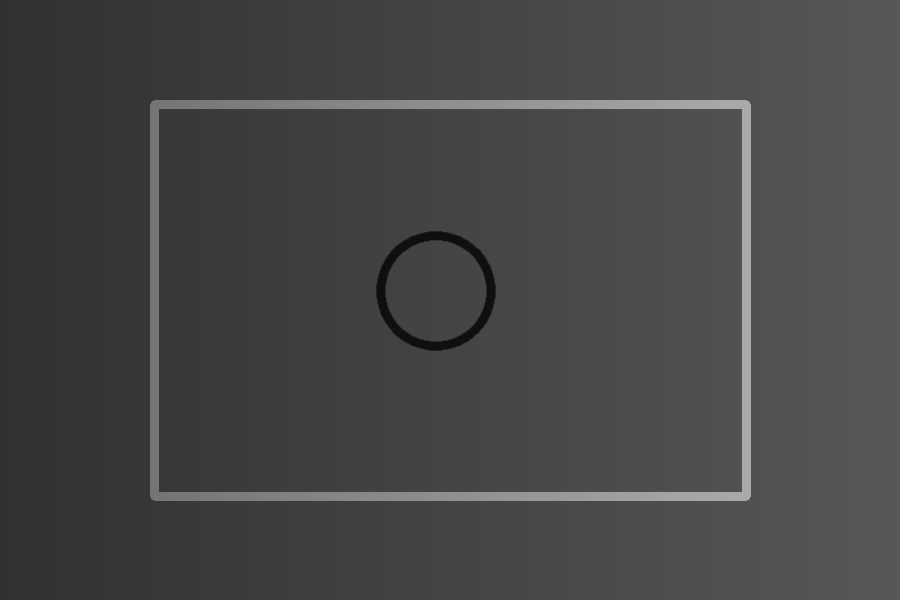
#> input picture tests/assets/dark.png, 900 x 600 px, given in place of the camera
$ python test_v2.py
#> lines starting #> are read from the running program, lines starting #| are printed output that depends on the picture; after the words box and inside, x2 and y2 are one past the last pixel; in counts of white or black regions, pixels touching at a corner belong together
### src/target_detector.py
"""Detect a circular mark enclosed by a rectangle or general quadrilateral.

The algorithm deliberately does not use colour. It is intended for Raspberry Pi
NoIR / infrared-sensitive cameras where visible red and green hues may be badly
shifted. Geometry and intensity edges are used instead.
"""

from __future__ import annotations

from dataclasses import dataclass
import math

import cv2
import numpy as np

from .models import Point


@dataclass(frozen=True, slots=True)
class Target:
    """Detected circle and its enclosing quadrilateral in original image pixels."""

    center: Point
    radius_px: float
    quadrilateral: tuple[Point, Point, Point, Point]
    confidence: float


@dataclass(frozen=True, slots=True)
class DetectionResult:
    targets: tuple[Target, ...]
    quadrilateral_count: int


class CircleInQuadrilateralDetector:
    """Geometry-only detector for a circle inside a four-sided marker."""

    def __init__(
        self,
        *,
        min_quad_area_ratio: float = 0.01,
        max_quad_area_ratio: float = 0.95,
        min_circle_radius_px: int = 6,
    ) -> None:
        if not 0 < min_quad_area_ratio < max_quad_area_ratio <= 1:
            raise ValueError("Invalid quadrilateral area limits.")
        if min_circle_radius_px < 2:
            raise ValueError("min_circle_radius_px must be at least 2.")
        self.min_quad_area_ratio = min_quad_area_ratio
        self.max_quad_area_ratio = max_quad_area_ratio
        self.min_circle_radius_px = min_circle_radius_px

    @staticmethod
    def to_gray(frame: np.ndarray) -> np.ndarray:
        """Convert a camera frame to intensity without relying on RGB/BGR order."""
        if not isinstance(frame, np.ndarray) or frame.size == 0:
            raise ValueError("Expected a non-empty NumPy image.")
        if frame.ndim == 2:
            if frame.dtype != np.uint8:
                return np.clip(frame, 0, 255).astype(np.uint8)
            return frame.copy()
        if frame.ndim != 3 or frame.shape[2] < 3:
            raise ValueError("Expected a grayscale or 3-channel image.")

        # Mean intensity is intentionally channel-order agnostic. This makes the
        # detector robust to RGB/BGR differences and to the strong colour cast of
        # infrared-sensitive cameras.
        return np.mean(frame[..., :3].astype(np.float32), axis=2).astype(np.uint8)

    @staticmethod
    def _order_quad(points: np.ndarray) -> np.ndarray:
        points = np.asarray(points, dtype=np.float32).reshape(4, 2)
        center = points.mean(axis=0)
        angles = np.arctan2(points[:, 1] - center[1], points[:, 0] - center[0])
        ordered = points[np.argsort(angles)]

        # Rotate so the first point is the top-left approximation.
        start = np.argmin(ordered[:, 0] + ordered[:, 1])
        ordered = np.roll(ordered, -int(start), axis=0)

        # Ensure TL, TR, BR, BL winding.
        if ordered[1, 0] < ordered[-1, 0]:
            ordered = ordered[[0, 3, 2, 1]]
        return ordered.astype(np.float32)

    def _preprocess(self, gray: np.ndarray) -> tuple[np.ndarray, np.ndarray]:
        clahe = cv2.createCLAHE(clipLimit=2.0, tileGridSize=(8, 8))
        enhanced = clahe.apply(gray)
        blurred = cv2.GaussianBlur(enhanced, (5, 5), 1.1)

        median = float(np.median(blurred))
        lower = int(max(20, 0.55 * median))
        upper = int(min(220, max(lower + 30, 1.35 * median)))
        edges = cv2.Canny(blurred, lower, upper)
        kernel = cv2.getStructuringElement(cv2.MORPH_RECT, (3, 3))
        edges = cv2.morphologyEx(edges, cv2.MORPH_CLOSE, kernel, iterations=2)
        return enhanced, edges

    def _find_quadrilaterals(self, edges: np.ndarray) -> list[np.ndarray]:
        height, width = edges.shape
        frame_area = float(width * height)
        min_area = frame_area * self.min_quad_area_ratio
        max_area = frame_area * self.max_quad_area_ratio

        contours, _ = cv2.findContours(edges, cv2.RETR_LIST, cv2.CHAIN_APPROX_SIMPLE)
        quads: list[np.ndarray] = []

        for contour in contours:
            perimeter = cv2.arcLength(contour, True)
            if perimeter < 40:
                continue
            polygon = cv2.approxPolyDP(contour, 0.025 * perimeter, True)
            if len(polygon) != 4 or not cv2.isContourConvex(polygon):
                continue
            area = abs(cv2.contourArea(polygon))
            if not min_area <= area <= max_area:
                continue

            ordered = self._order_quad(polygon[:, 0, :])
            side_lengths = np.linalg.norm(np.roll(ordered, -1, axis=0) - ordered, axis=1)
            if side_lengths.min() < 20:
                continue

            # Reject extremely needle-like quadrilaterals.
            if side_lengths.max() / side_lengths.min() > 8.0:
                continue

            center = ordered.mean(axis=0)
            duplicate = False
            for previous in quads:
                previous_center = previous.mean(axis=0)
                if np.linalg.norm(center - previous_center) < 10:
                    previous_area = abs(cv2.contourArea(previous))
                    if previous_area > 0 and 0.75 < area / previous_area < 1.35:
                        duplicate = True
                        break
            if not duplicate:
                quads.append(ordered)

        return sorted(quads, key=lambda q: abs(cv2.contourArea(q)), reverse=True)

    @staticmethod
    def _warp_quad(gray: np.ndarray, quad: np.ndarray) -> tuple[np.ndarray, np.ndarray]:
        tl, tr, br, bl = quad
        top = np.linalg.norm(tr - tl)
        bottom = np.linalg.norm(br - bl)
        left = np.linalg.norm(bl - tl)
        right = np.linalg.norm(br - tr)

        width = int(np.clip(round(max(top, bottom)), 80, 900))
        height = int(np.clip(round(max(left, right)), 80, 900))
        destination = np.array(
            [[0, 0], [width - 1, 0], [width - 1, height - 1], [0, height - 1]],
            dtype=np.float32,
        )
        transform = cv2.getPerspectiveTransform(quad, destination)
        warped = cv2.warpPerspective(gray, transform, (width, height))
        return warped, transform

    def _find_circles(self, warped: np.ndarray) -> list[tuple[float, float, float, float]]:
        h, w = warped.shape
        if min(h, w) < 40:
            return []

        work = cv2.GaussianBlur(warped, (5, 5), 1.2)
        edges = cv2.Canny(work, 35, 110)
        edges = cv2.morphologyEx(
            edges,
            cv2.MORPH_CLOSE,
            cv2.getStructuringElement(cv2.MORPH_ELLIPSE, (3, 3)),
            iterations=1,
        )

        contours, _ = cv2.findContours(edges, cv2.RETR_LIST, cv2.CHAIN_APPROX_NONE)
        image_area = float(w * h)
        candidates: list[tuple[float, float, float, float]] = []

        for contour in contours:
            if len(contour) < 12:
                continue
            area = abs(cv2.contourArea(contour))
            if area < max(60.0, image_area * 0.001) or area > image_area * 0.35:
                continue
            perimeter = cv2.arcLength(contour, True)
            if perimeter <= 0:
                continue
            circularity = 4.0 * math.pi * area / (perimeter * perimeter)

            # The prompt requested 0.75 to 1.2 for circularity
            if not (0.75 <= circularity <= 1.2):
                continue

            M = cv2.moments(contour)
            if M["m00"] == 0:
                continue

            x = M["m10"] / M["m00"]
            y = M["m01"] / M["m00"]
            radius = math.sqrt(area / math.pi)

            if radius < self.min_circle_radius_px or radius > min(w, h) * 0.42:
                continue

            margin = max(4.0, radius * 0.20)
            if x - radius <= margin or y - radius <= margin or x + radius >= w - margin or y + radius >= h - margin:
                continue

            # We use circularity as our confidence score
            score = float(min(1.0, circularity) if circularity <= 1.0 else 1.0 / circularity)
            candidates.append((float(x), float(y), float(radius), score))

        return candidates

    def detect(self, frame: np.ndarray, *, largest_only: bool = False) -> DetectionResult:
        gray = self.to_gray(frame)
        _, edges = self._preprocess(gray)
        quadrilaterals = self._find_quadrilaterals(edges)

        targets: list[Target] = []
        for quad in quadrilaterals[:1] if largest_only else quadrilaterals:
            warped, transform = self._warp_quad(gray, quad)
            circles = self._find_circles(warped)

            for circle in circles:
                x, y, radius, confidence = circle
                inverse = np.linalg.inv(transform)
                point = np.array([[[x, y]]], dtype=np.float32)
                center_original = cv2.perspectiveTransform(point, inverse)[0, 0]

                # Radius is mapped approximately using a second point on the x axis.
                radius_point = np.array([[[x + radius, y]]], dtype=np.float32)
                radius_original = cv2.perspectiveTransform(radius_point, inverse)[0, 0]
                radius_px = float(np.linalg.norm(radius_original - center_original))

                quad_points = tuple(Point(float(px), float(py)) for px, py in quad)
                targets.append(
                    Target(
                        center=Point(float(center_original[0]), float(center_original[1])),
                        radius_px=radius_px,
                        quadrilateral=quad_points,  # type: ignore[arg-type]
                        confidence=confidence,
                    )
                )

        # De-duplicate nested/duplicate edge contours describing the same marker.
        unique: list[Target] = []
        for candidate in sorted(targets, key=lambda t: t.confidence, reverse=True):
            if any(
                math.hypot(candidate.center.x - old.center.x, candidate.center.y - old.center.y)
                < max(10.0, min(candidate.radius_px, old.radius_px) * 0.5)
                for old in unique
            ):
                continue
            unique.append(candidate)

        return DetectionResult(tuple(unique), len(quadrilaterals))

    # [8 lines left out: function detect_circle, not called in this run]


def annotate(frame: np.ndarray, result: DetectionResult, telemetry_lines: list[str] | None = None) -> np.ndarray:
    """Draw only the detected quadrilateral/circle geometry and telemetry for testing."""
    if frame.ndim == 2:
        output = cv2.cvtColor(frame, cv2.COLOR_GRAY2BGR)
    else:
        output = frame.copy()

    for target in result.targets:
        quad = np.array(
            [[[round(point.x), round(point.y)]] for point in target.quadrilateral],
            dtype=np.int32,
        )
        # Quad green
        cv2.polylines(output, [quad], True, (0, 255, 0), 2)
        center = (round(target.center.x), round(target.center.y))
        # Circle red
        cv2.circle(output, center, max(2, round(target.radius_px)), (0, 0, 255), 2)
        # Center red dot
        cv2.drawMarker(output, center, (0, 0, 255), cv2.MARKER_CROSS, 14, 2)

        cv2.putText(
            output,
            f"circle ({center[0]}, {center[1]}) {target.confidence:.2f}",
            (max(0, center[0] - 90), max(18, center[1] - round(target.radius_px) - 10)),
            cv2.FONT_HERSHEY_SIMPLEX,
            0.5,
            (0, 0, 255),
            1,
            cv2.LINE_AA,
        )

    if telemetry_lines:
        for idx, line in enumerate(telemetry_lines):
            y = 30 + (idx * 25)
            cv2.putText(
                output,
                line,
                (15, y),
                cv2.FONT_HERSHEY_SIMPLEX,
                0.7,
                (255, 255, 255),
                2,
                cv2.LINE_AA,
            )

    return output

### test_v2.py
import cv2
from src.target_detector import CircleInQuadrilateralDetector, annotate

def run_test():
    detector = CircleInQuadrilateralDetector()
    cap = cv2.VideoCapture(0)

    if not cap.isOpened():
        print("Webcam not found, using demo scene...")
        from main import make_demo
        frame = make_demo()
        is_demo = True
    else:
        is_demo = False

    window_name = "Drone Vision"
    cv2.namedWindow(window_name, cv2.WINDOW_NORMAL)

    print(f"Starting native UI test. Press 'q' or 'Esc' to exit.")

    last_target_count = -1

    while True:
        if not is_demo:
            ret, frame = cap.read()
#> frame is the input picture: shape (600, 900, 3); min 14, max 170, mean 70.4
            if not ret:
                print("Failed to grab frame")
                break

        # We can simulate some telemetry
        telemetry = [
            "STATE: SCANNING",
            "AGL: 12.50 m",
            "GPS: 50.000000, 14.000000"
        ]

        result = detector.detect(frame)
#> in _preprocess, `median = float(np.median(blurred))`: median = 73
#> in _preprocess, `lower = int(max(20, 0.55 * median))`: lower = 40
#> in _preprocess, `upper = int(min(220, max(lower + 30, 1.35 * median)))`: upper = 98
#> in _preprocess, `edges = cv2.Canny(blurred, lower, upper)`:
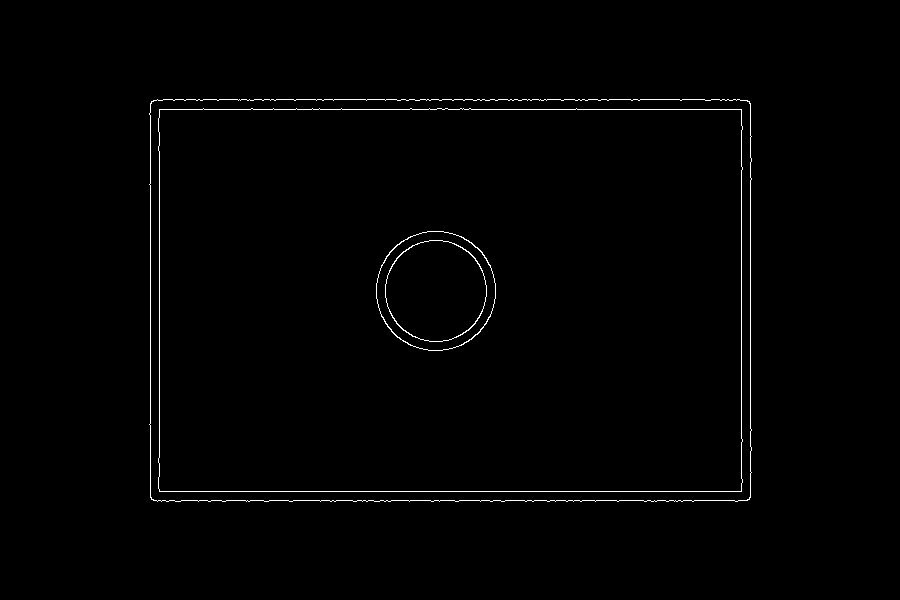
#> edges: shape (600, 900); 0.88% white in thin lines or dots, all inside (x1, y1, x2, y2) = (149, 99, 752, 502)
#> in _preprocess, `edges = cv2.morphologyEx(edges, cv2.MORPH_CLOSE, kernel, iterations=2)`:
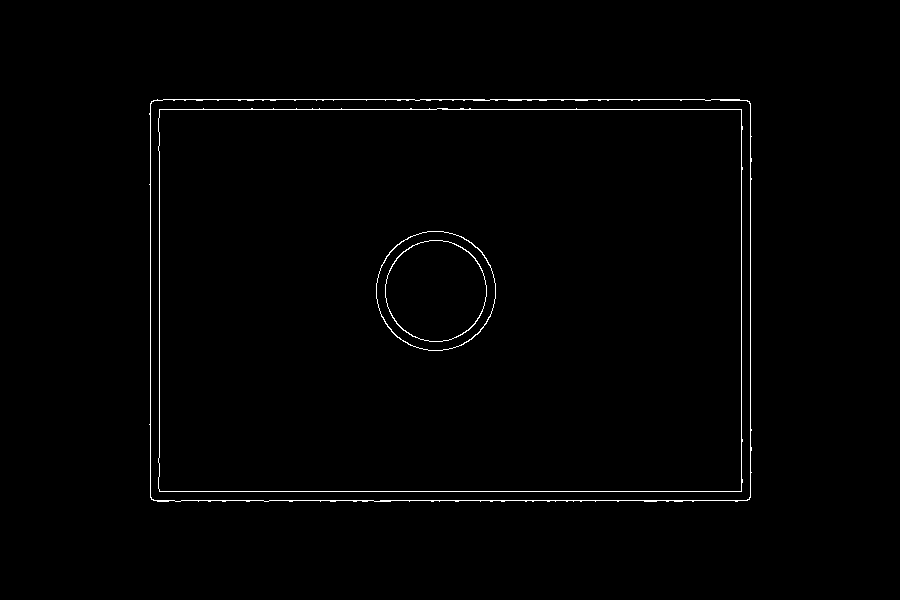
#> edges: shape (600, 900); 0.94% white in thin lines or dots, all inside (x1, y1, x2, y2) = (149, 99, 752, 502)
#> in _find_quadrilaterals, `contours, _ = cv2.findContours(edges, cv2.RETR_LIST, cv2.CHAIN_APPROX_..`: contours = 8 contours; box (x1, y1, x2, y2) and area: (149, 99, 752, 502) 240700, (150, 99, 751, 502) 240405, (158, 108, 743, 492) 222403, (158, 108, 742, 492) 222363, (376, 231, 496, 351) 11189, (376, 231, 496, 351) 11095, (385, 240, 487, 342) 8047, (385, 240, 487, 342) 7960
#> the loop in _find_quadrilaterals, `for contour in contours:` made 8 passes
#> perimeter on passes 1 to 4: 333.7, 336, 394, 396.3
#> (perimeter, area, angles in _order_quad, ordered, side_lengths) on passes 5, 7: (1929.8, 221362, [-2.56, -0.582, 0.578, 2.56], [[159, 110], [740, 109], [741, 490], [160, 491]], [581, 381, 581, 381]), (2024.5, 237010, [-2.56, -0.589, 0.585, 2.55], [[151, 102], [748, 101], [749, 498], [152, 499]], [597, 397, 597, 397])
#> after the loop in _find_quadrilaterals, `for contour in contours:`: quads = [[[159, 110], [740, 109], [741, 490], [160, 491]]]
#> the loop in detect, `for quad in quadrilaterals[:1] if largest_only else quadrilaterals:` made 1 pass
#> (tl in _warp_quad, tr in _warp_quad, br in _warp_quad, bl in _warp_quad, top in _warp_quad, bottom in _warp_quad, left in _warp_quad, right in _warp_quad) on pass 1: ([159, 110], [740, 109], [741, 490], [160, 491], 581, 581, 381, 381)
#> pass 1, in _warp_quad, `warped = cv2.warpPerspective(gray, transform, (width, height))`:
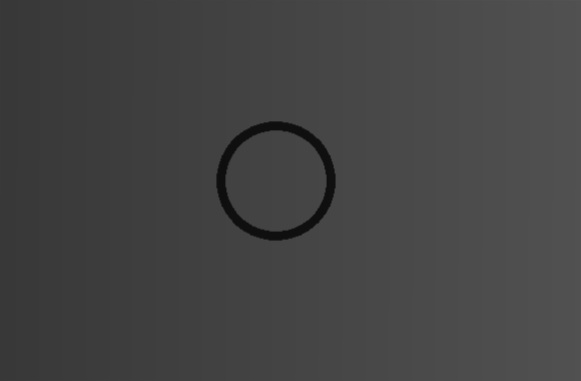
#> warped: shape (381, 581); min 14, max 83, mean 67.5
#> pass 1, in _find_circles, `edges = cv2.Canny(work, 35, 110)`:
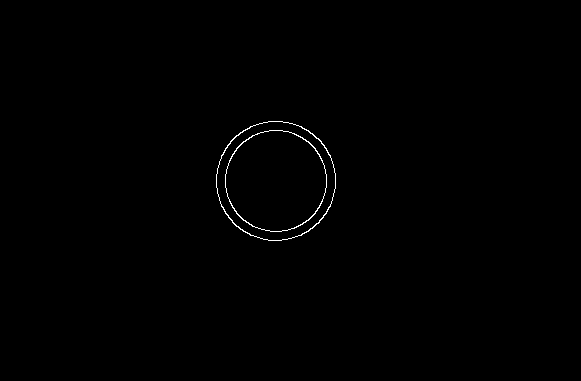
#> edges: shape (381, 581); 0.37% white in thin lines or dots, all inside (x1, y1, x2, y2) = (216, 121, 336, 241)
#> after the loop in detect, `for quad in quadrilaterals[:1] if largest_only else quadrilaterals:`: targets = 4 items
#> the loop in detect, `for candidate in sorted(targets, key=lambda t: t.confidence, reverse=T..` made 4 passes
#> after the loop in detect, `for candidate in sorted(targets, key=lambda t: t.confidence, reverse=T..`: unique = 1 item
        target_count = len(result.targets)
#> target_count = 1

        if target_count != last_target_count:
            if target_count > 0:
                center_x = result.targets[0].center.x
#> center_x = 435.4
                center_y = result.targets[0].center.y
#> center_y = 290.5
                print(f"INFO DETEKCE: Viditelné kruhy: {target_count}. Střed nejbližšího kruhu: ({center_x:.1f}, {center_y:.1f})")
#| INFO DETEKCE: Viditelné kruhy: 1. Střed nejbližšího kruhu: (435.4, 290.5)
            last_target_count = target_count
#> last_target_count = 1

        output = annotate(frame, result, telemetry_lines=telemetry)
#> after the loop in annotate, `for target in result.targets:`:
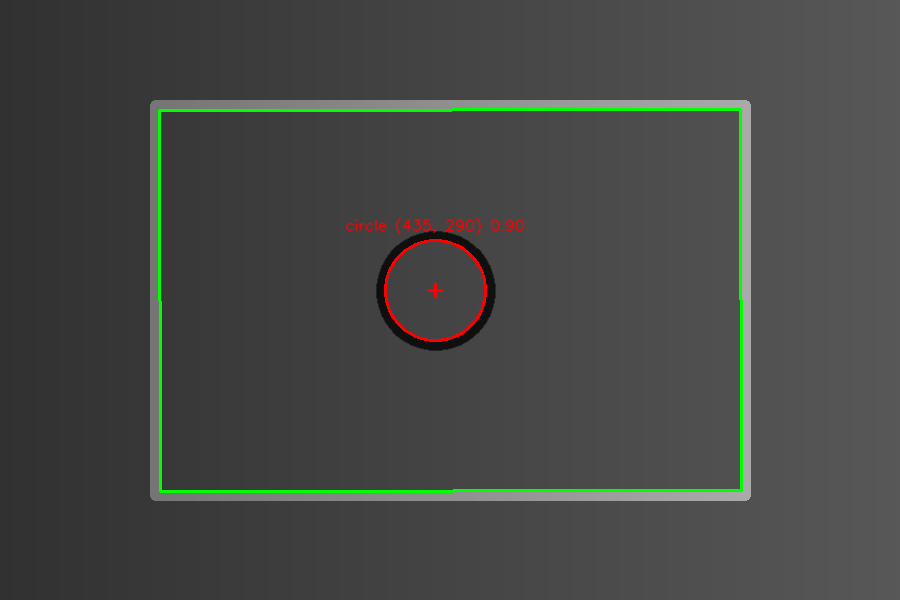
#> output: shape (600, 900, 3); 1.47% of pixels changed, all inside (x1, y1, x2, y2) = (158, 108, 743, 493)
#> after the loop in annotate, `for idx, line in enumerate(telemetry_lines):`:
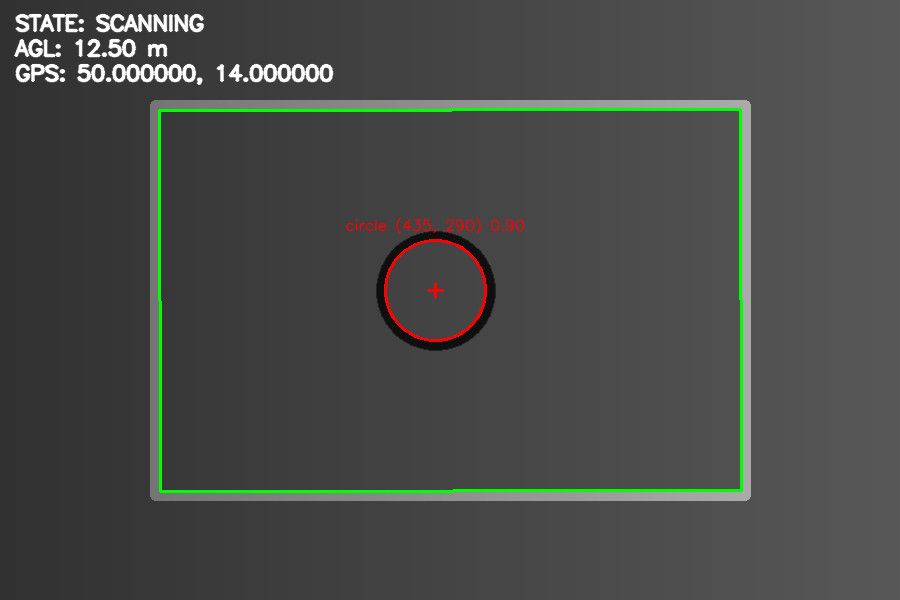
#> output: shape (600, 900, 3); 1.51% of pixels changed, all inside (x1, y1, x2, y2) = (13, 13, 334, 85)

        cv2.putText(
            output,
            f"Kruhy v zornem poli: {target_count}",
            (12, 28),
            cv2.FONT_HERSHEY_SIMPLEX,
            0.7,
            (0, 255, 0),
            2,
            cv2.LINE_AA,
        )
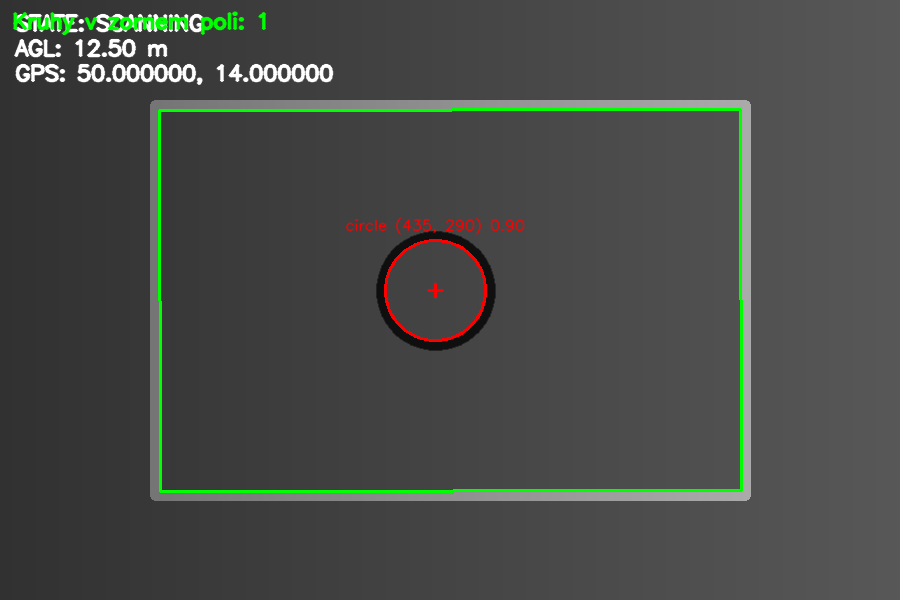
#> output: shape (600, 900, 3); 0.47% of pixels changed, all inside (x1, y1, x2, y2) = (12, 11, 267, 36)

        cv2.imshow(window_name, output)

        key = cv2.waitKey(1) & 0xFF
#> (key q is pressed here)
        if key in (27, ord('q'), ord('Q')):
            break

        if cv2.getWindowProperty(window_name, cv2.WND_PROP_VISIBLE) < 1:
            break

    if not is_demo:
        cap.release()
    cv2.destroyAllWindows()

if __name__ == "__main__":
    run_test()
